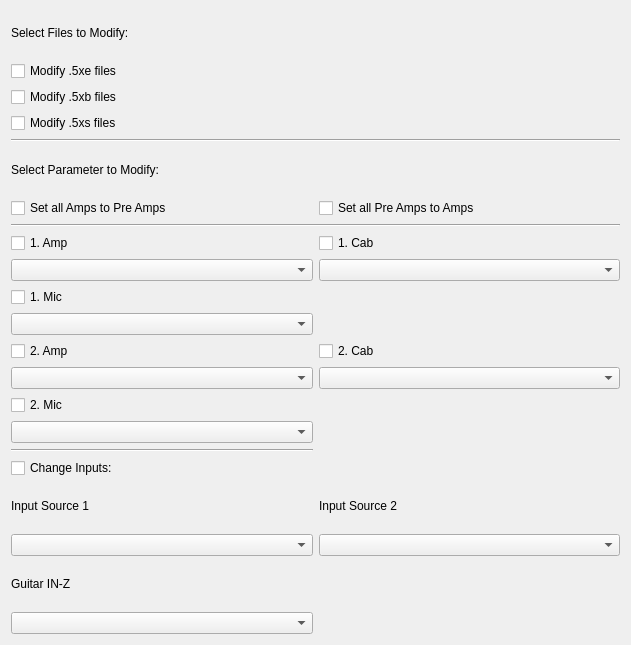
          <widget class="QWidget" name="scrollAreaWidgetContents500_2">
           <property name="geometry">
            <rect>
             <x>0</x>
             <y>0</y>
             <width>631</width>
             <height>645</height>
            </rect>
           </property>
           <layout class="QGridLayout" name="gridLayout_17">
            <item row="0" column="0">
             <widget class="QLabel" name="fiveXLbFilesToModify">
              <property name="text">
               <string>Select Files to Modify:</string>
              </property>
             </widget>
            </item>
            <item row="1" column="0">
             <widget class="QCheckBox" name="fiveXChkbxModify5xe">
              <property name="text">
               <string>Modify .5xe files</string>
              </property>
              <property name="checked">
               <bool>false</bool>
              </property>
             </widget>
            </item>
            <item row="2" column="0">
             <widget class="QCheckBox" name="fiveXChkbxModify5xb">
              <property name="enabled">
               <bool>true</bool>
              </property>
              <property name="text">
               <string>Modify .5xb files</string>
              </property>
              <property name="checked">
               <bool>false</bool>
              </property>
             </widget>
            </item>
            <item row="3" column="0">
             <widget class="QCheckBox" name="fiveXChkbxModify5xs">
              <property name="enabled">
               <bool>true</bool>
              </property>
              <property name="text">
               <string>Modify .5xs files</string>
              </property>
              <property name="checked">
               <bool>false</bool>
              </property>
             </widget>
            </item>
            <item row="9" column="0">
             <widget class="QCheckBox" name="fiveXChkbxEditFirstAmp">
              <property name="toolTip">
               <string>You'll have to set &quot;Input Setup&quot; on you POD HD to 'Presets' (instead of 'Global') to see effects.</string>
              </property>
              <property name="text">
               <string>1. Amp</string>
              </property>
             </widget>
            </item>
            <item row="9" column="1">
             <widget class="QCheckBox" name="fiveXChkbxEditFirstCab">
              <property name="toolTip">
               <string>You'll have to set &quot;Input Setup&quot; on you POD HD to 'Presets' (instead of 'Global') to see effects.</string>
              </property>
              <property name="text">
               <string>1. Cab</string>
              </property>
             </widget>
            </item>
            <item row="10" column="0">
             <widget class="QComboBox" name="fiveXCbFirstAmp"/>
            </item>
            <item row="10" column="1">
             <widget class="QComboBox" name="fiveXCbFirstCab"/>
            </item>
            <item row="11" column="0">
             <widget class="QCheckBox" name="fiveXChkbxEditFirstMic">
              <property name="toolTip">
               <string>You'll have to set &quot;Input Setup&quot; on you POD HD to 'Presets' (instead of 'Global') to see effects.</string>
              </property>
              <property name="text">
               <string>1. Mic</string>
              </property>
             </widget>
            </item>
            <item row="12" column="0">
             <widget class="QComboBox" name="fiveXCbFirstMic"/>
            </item>
            <item row="13" column="0">
             <widget class="QCheckBox" name="fiveXChkbxEditSecondAmp">
              <property name="toolTip">
               <string>You'll have to set &quot;Input Setup&quot; on you POD HD to 'Presets' (instead of 'Global') to see effects.</string>
              </property>
              <property name="text">
               <string>2. Amp</string>
              </property>
             </widget>
            </item>
            <item row="13" column="1">
             <widget class="QCheckBox" name="fiveXChkbxEditSecondCab">
              <property name="toolTip">
               <string>You'll have to set &quot;Input Setup&quot; on you POD HD to 'Presets' (instead of 'Global') to see effects.</string>
              </property>
              <property name="text">
               <string>2. Cab</string>
              </property>
             </widget>
            </item>
            <item row="14" column="0">
             <widget class="QComboBox" name="fiveXCbSecondAmp"/>
            </item>
            <item row="14" column="1">
             <widget class="QComboBox" name="fiveXCbSecondCab"/>
            </item>
            <item row="15" column="0">
             <widget class="QCheckBox" name="fiveXChkbxEditSecondMic">
              <property name="toolTip">
               <string>You'll have to set &quot;Input Setup&quot; on you POD HD to 'Presets' (instead of 'Global') to see effects.</string>
              </property>
              <property name="text">
               <string>2. Mic</string>
              </property>
             </widget>
            </item>
            <item row="16" column="0">
             <widget class="QComboBox" name="fiveXCbSecondMic"/>
            </item>
            <item row="4" column="0" colspan="2">
             <widget class="Line" name="fiveXLine_2">
              <property name="orientation">
               <enum>Qt::Horizontal</enum>
              </property>
             </widget>
            </item>
            <item row="18" column="0">
             <widget class="Line" name="fiveXLine">
              <property name="orientation">
               <enum>Qt::Horizontal</enum>
              </property>
             </widget>
            </item>
            <item row="19" column="0">
             <widget class="QCheckBox" name="fiveXChkbxEditInputs">
              <property name="text">
               <string>Change Inputs:</string>
              </property>
             </widget>
            </item>
            <item row="20" column="0">
             <widget class="QLabel" name="fiveXLbInputOne">
              <property name="text">
               <string>Input Source 1</string>
              </property>
             </widget>
            </item>
            <item row="21" column="0">
             <widget class="QComboBox" name="fiveXCbSourceOne"/>
            </item>
            <item row="21" column="1">
             <widget class="QComboBox" name="fiveXCbSourceTwo"/>
            </item>
            <item row="22" column="0">
             <widget class="QLabel" name="fiveXLbGuitarIn">
              <property name="text">
               <string>Guitar IN-Z</string>
              </property>
             </widget>
            </item>
            <item row="20" column="1">
             <widget class="QLabel" name="fiveXLbInputTwo">
              <property name="text">
               <string>Input Source 2</string>
              </property>
             </widget>
            </item>
            <item row="23" column="0">
             <widget class="QComboBox" name="fiveXCbGuitarInput"/>
            </item>
            <item row="7" column="0" colspan="2">
             <widget class="Line" name="fiveXLine_3">
              <property name="orientation">
               <enum>Qt::Horizontal</enum>
              </property>
             </widget>
            </item>
            <item row="6" column="0">
             <widget class="QCheckBox" name="fiveXChkbxEditAmpToPre">
              <property name="text">
               <string>Set all Amps to Pre Amps</string>
              </property>
              <property name="autoExclusive">
               <bool>true</bool>
              </property>
             </widget>
            </item>
            <item row="6" column="1">
             <widget class="QCheckBox" name="fiveXChkbxEditPreToAmp">
              <property name="text">
               <string>Set all Pre Amps to Amps</string>
              </property>
              <property name="autoExclusive">
               <bool>true</bool>
              </property>
             </widget>
            </item>
            <item row="5" column="0">
             <widget class="QLabel" name="fiveXLbToEdit">
              <property name="text">
               <string>Select Parameter to Modify:</string>
              </property>
             </widget>
            </item>
           </layout>
          </widget>
